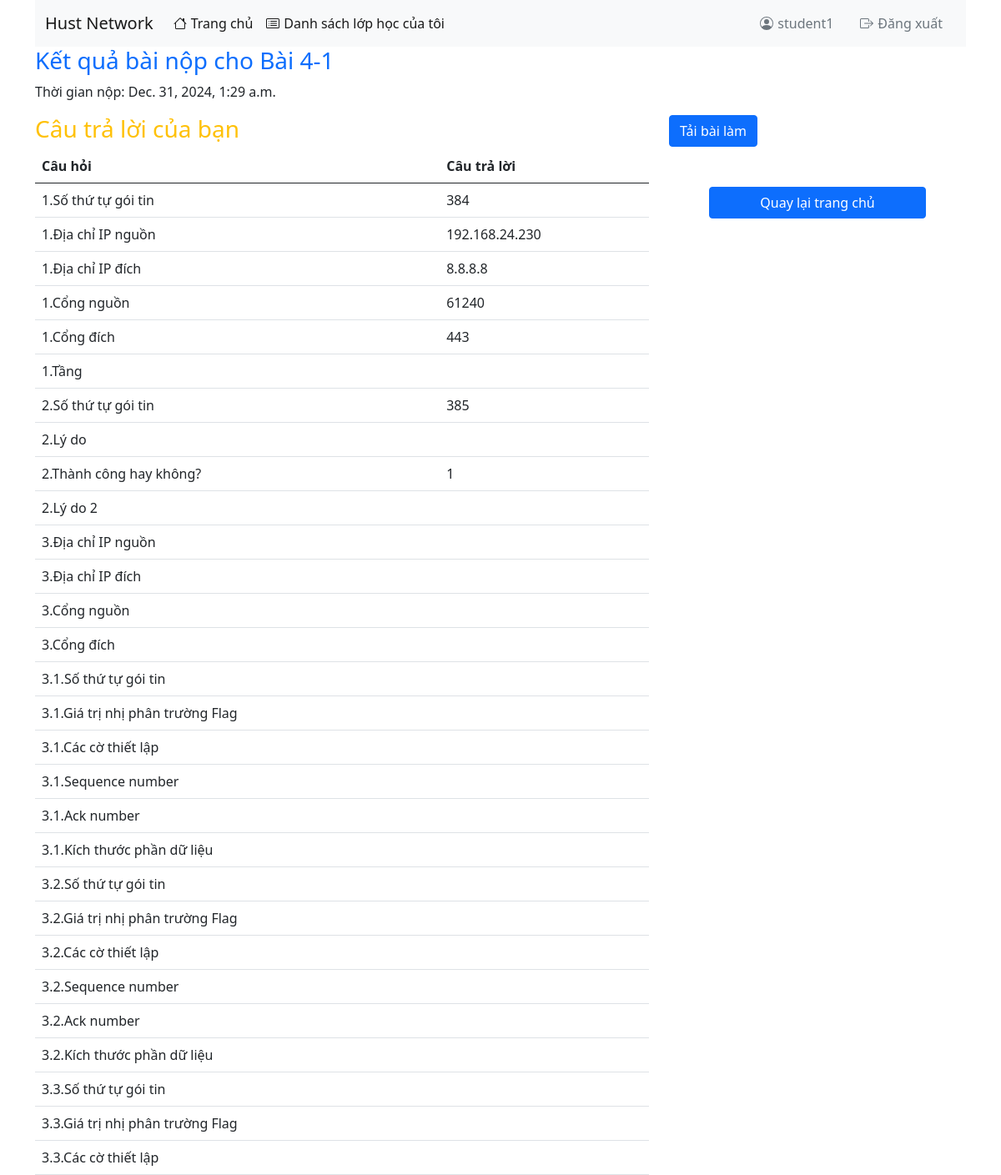
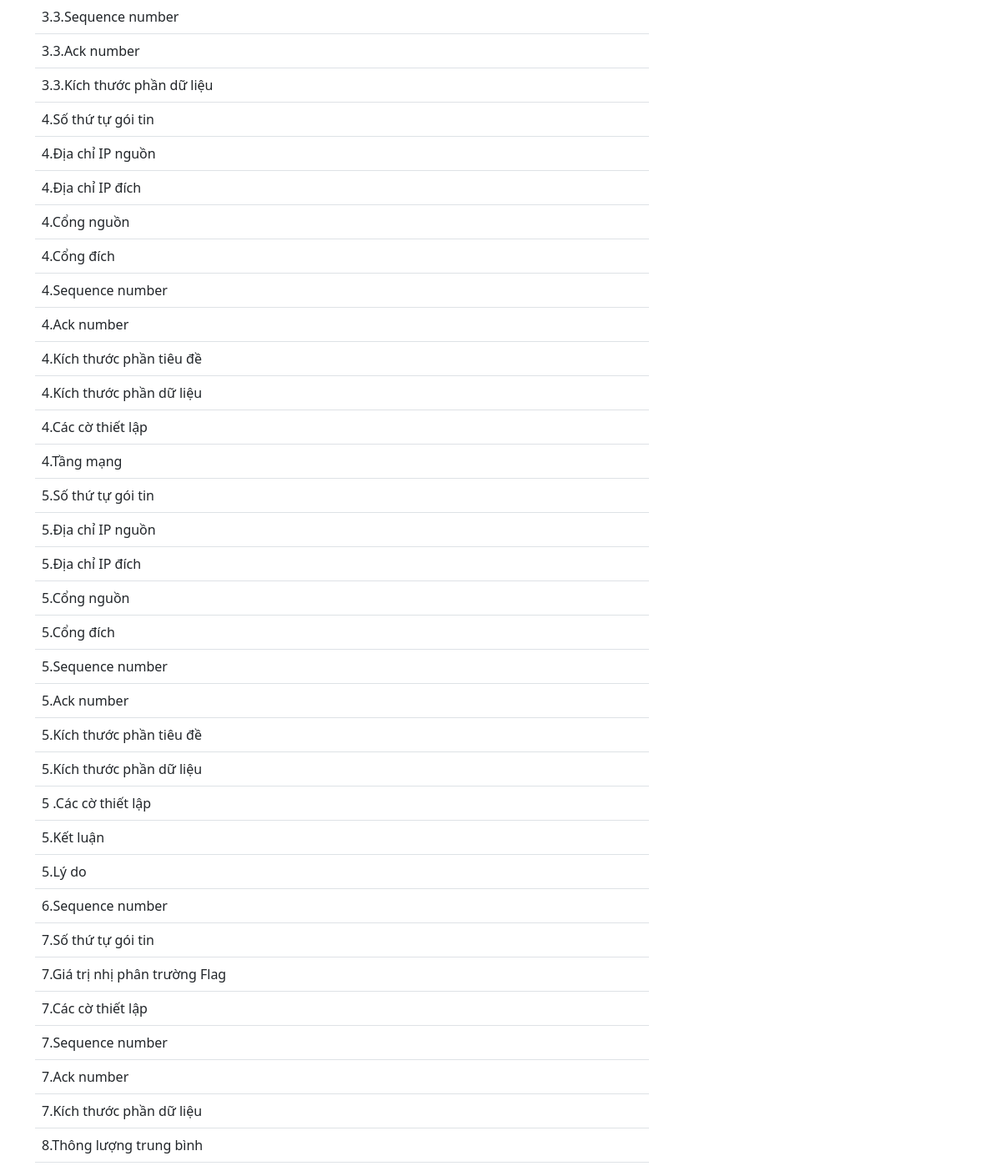
/view_result/42/ (signed in), run on the app's committed database (2 pictures, top to bottom).
### apps/models.py (models this page shows, shortened)
class Assignment(models.Model):
    class_id = models.ForeignKey(Class, on_delete=models.CASCADE, related_name='assignments')
    name = models.CharField(max_length=255)
    creation_date = models.DateTimeField(auto_now_add=True)
    deadline = models.DateTimeField()
    title = models.CharField(max_length=200)
    ROLE_CHOICES_A = (
        (0, 'Bài thực hành 4'),
        (1, 'Bài thực hành 5'),
    )
    role = models.IntegerField(choices=ROLE_CHOICES_A, default=0)

class Submission(models.Model):
    assignment = models.ForeignKey('Assignment', on_delete=models.CASCADE, related_name='submissions')
    student = models.ForeignKey(User, on_delete=models.CASCADE, related_name='submissions')
    submission_time = models.DateTimeField(auto_now_add=True)
    is_submitted = models.BooleanField(default=False)
    score = models.FloatField(default=0)
    student_input = models.TextField(blank=True, null=True)
    answers = models.JSONField(default=dict)
    allow_view_score = models.BooleanField(default=False)
    pcap_file = models.FileField(upload_to='pcap_files/', null=True, blank=True)

### apps/views.py (the view)
# urls.py: path('view_result/<int:assignment_id>/', views.ViewResult.as_view(), name='view_result'),
class ViewResult(LoginRequiredMixin, View):
    login_url = '/login/'
    def get(self, request, assignment_id):
        assignment = get_object_or_404(Assignment, id=assignment_id)
        submission = get_object_or_404(Submission, assignment=assignment, student=request.user)
        is_past_deadline = timezone.now() > assignment.deadline
        return render(request, 'apps/student/view_result.html', {
            'assignment': assignment,
            'submission': submission,
            'is_past_deadline': is_past_deadline
        })

### apps/context_processors.py (called while the page is built)
def current_datetime(request):
    return {
        'now': timezone.now()
    }

### apps/templates/apps/student/view_result.html (shortened to what this page needs)
<!DOCTYPE html>
<html lang="en">
<head>
    <link href="https://cdn.jsdelivr.net/npm/bootstrap@5.0.2/dist/css/bootstrap.min.css" rel="stylesheet" />
    {% load custom_tags %}
</head>
<body>
    <div class="container">
        {% include 'apps/partials/nav-student.html' %}
        <h3 class="text-primary">Kết quả bài nộp cho {{ assignment.name }}</h3>
        <p>Thời gian nộp: {{ submission.submission_time }}</p>
        <div class="row">
            <div class="col-12 col-md-8">
                <h3 class="text-warning">Câu trả lời của bạn</h3>
                <table class="table">
                    <thead>
                        <tr>
                            <th>Câu hỏi</th>
                            <th>Câu trả lời</th>
                        </tr>
                    </thead>
                    <tbody>
                        {% for question, answer in submission.answers.items %}
                        <tr>
                            <td>{{ question }}</td>
                            <td>{{ answer }}</td>
                        </tr>
                    {% endfor %}
                    </tbody>
                </table>
            </div>
            <div class="col-12 col-md-4">
                <a href="{% url 'download_submission' submission.id %}" class="btn btn-primary">Tải bài làm</a>
                <a href="{% url 'home-student' %}" class="btn btn-primary mt-5 mx-5 d-flex justify-content-center">Quay lại trang chủ</a>
            </div>
        </div>
    </div>
</body>
</html>

### apps/templates/apps/partials/nav-student.html (shortened to what this page needs)
<nav class="navbar navbar-expand-lg navbar-light bg-light">
  <div class="container-fluid">
    <a class="navbar-brand" href="{% url 'home-student' %}">Hust Network</a>
    <div class="collapse navbar-collapse" id="navbarSupportedContent">
      <ul class="navbar-nav me-auto mb-2 mb-lg-0">
        <li class="nav-item">
          <a
            class="nav-link active"
            aria-current="page"
            href="{% url 'home-student' %}"
            style="display: flex; align-items: center; font-weight: 500"
          >
            Trang chủ
          </a>
        </li>
        <li class="nav-item">
          <a
            class="nav-link active"
            aria-current="page"
            href="{% url 'student_classes' %}"
            style="display: flex; align-items: center; font-weight: 500"
            >Danh sách lớp học của tôi</a
          >
        </li>
      </ul>
      <div class="nav-item">
        <a
          class="nav-link active text-secondary"
          aria-current="page"
          href="#"
          style="display: flex; align-items: center; font-weight: 500"
          >{{ request.user.username }}</a
        >
      </div>
      <div class="nav-item">
        <a
          class="nav-link active text-secondary"
          aria-current="page"
          href="{% url 'logout' %}"
          style="display: flex; align-items: center; font-weight: 500"
          onclick="return confirmLogout(event)"
        >
          Đăng xuất
        </a>
      </div>
    </div>
  </div>
</nav>

### data on the page
Assignment: name "Bài 4-1"
Submission: submission_time "Dec. 31, 2024, 1:29 a.m."

### other printed values
{{ request.user.username }} "student1"
{{ question }} "1.Số thứ tự gói tin" "1.Địa chỉ IP nguồn" "1.Địa chỉ IP đích" "1.Cổng nguồn" "1.Cổng đích" "1.Tầng" "2.Số thứ tự gói tin" "2.Lý do" "2.Thành công hay không?" "2.Lý do 2" "3.Địa chỉ IP nguồn" "3.Địa chỉ IP đích" "3.Cổng nguồn" "3.Cổng đích" "3.1.Số thứ tự gói tin" "3.1.Giá trị nhị phân trường Flag" "3.1.Các cờ thiết lập" "3.1.Sequence number" "3.1.Ack number" "3.1.Kích thước phần dữ liệu" "3.2.Số thứ tự gói tin" "3.2.Giá trị nhị phân trường Flag" "3.2.Các cờ thiết lập" "3.2.Sequence number" "3.2.Ack number" "3.2.Kích thước phần dữ liệu" "3.3.Số thứ tự gói tin" "3.3.Giá trị nhị phân trường Flag" "3.3.Các cờ thiết lập" "3.3.Sequence number" "3.3.Ack number" "3.3.Kích thước phần dữ liệu" "4.Số thứ tự gói tin" "4.Địa chỉ IP nguồn" "4.Địa chỉ IP đích" "4.Cổng nguồn" "4.Cổng đích" "4.Sequence number" "4.Ack number" "4.Kích thước phần tiêu đề" "4.Kích thước phần dữ liệu" "4.Các cờ thiết lập" "4.Tầng mạng" "5.Số thứ tự gói tin" "5.Địa chỉ IP nguồn" "5.Địa chỉ IP đích" "5.Cổng nguồn" "5.Cổng đích" "5.Sequence number" "5.Ack number" "5.Kích thước phần tiêu đề" "5.Kích thước phần dữ liệu" "5 .Các cờ thiết lập" "5.Kết luận" "5.Lý do" "6.Sequence number" "7.Số thứ tự gói tin" "7.Giá trị nhị phân trường Flag" "7.Các cờ thiết lập" "7.Sequence number" "7.Ack number" "7.Kích thước phần dữ liệu" "8.Thông lượng trung bình"
{{ answer }} "384" "192.168.24.230" "8.8.8.8" "61240" "443" "385" "1"
